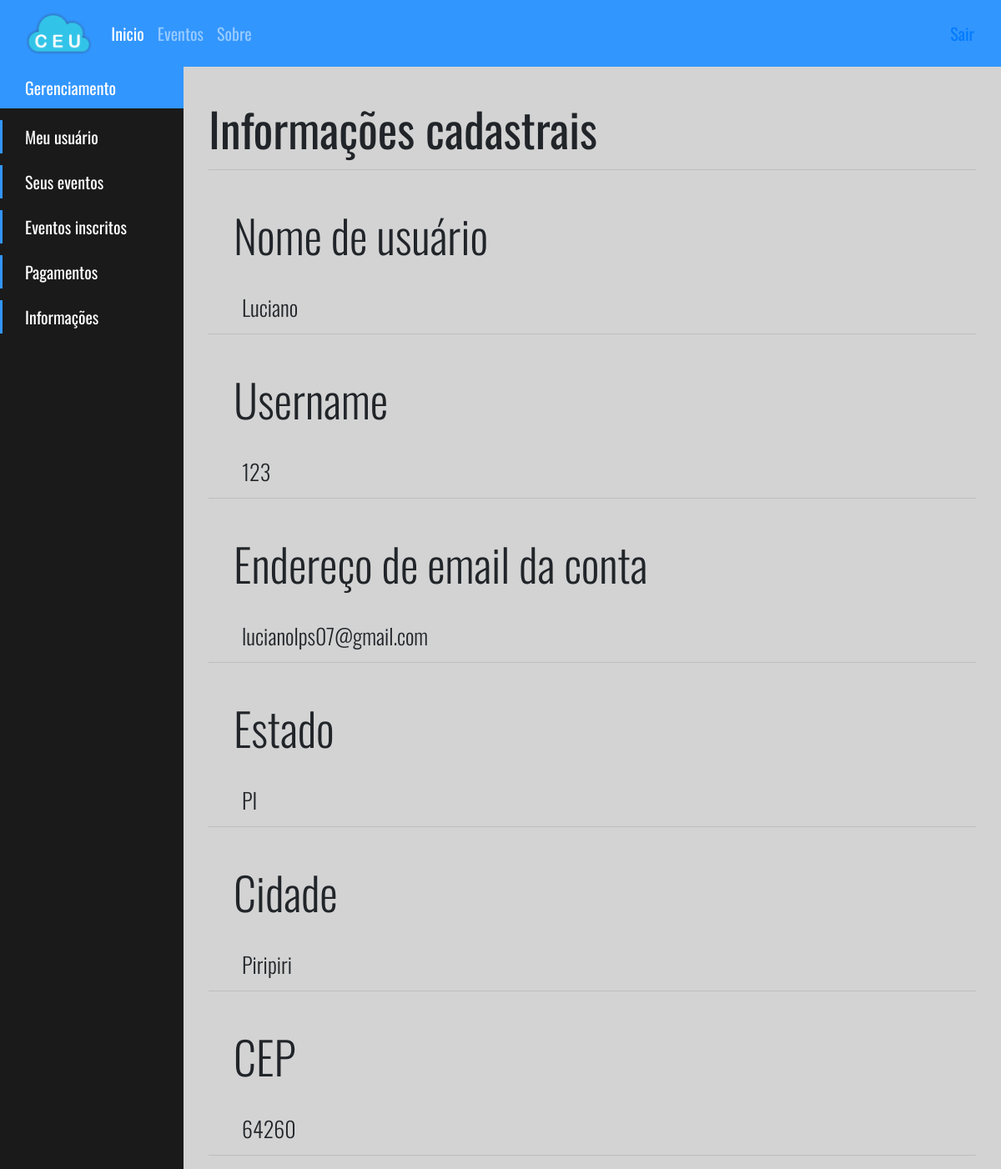
Screenshot of /usuario/informacoes/index.php (signed in) with the database file from the repository.
### tables this page shows
CREATE TABLE `tb_usuario` (
  `id` int(11) NOT NULL,
  `nome` varchar(50) NOT NULL,
  `usuario` varchar(50) DEFAULT NULL,
  `email` varchar(50) NOT NULL,
  `senha` varchar(32) NOT NULL,
  `estado` varchar(30) NOT NULL,
  `cidade` varchar(30) NOT NULL,
  `cep` int(11) NOT NULL
);

### usuario/informacoes/index.php (the view, shortened to what this page needs)
<?php
    try {
        $conexao = new Conexao();
        $query = "select * from tb_usuario where ";
        $query .= " id = :id";
        $stmt = $conexao->prepare($query);
        $stmt->bindValue(':id', $_SESSION['id']);
        $stmt->execute();
        $usuario_dados = $stmt->fetch();
    } catch (PDOException $e) {
        echo 'Erro: '.$e->getCode().' Mensagem: '.$e->getMessage();
    }
?>
<!DOCTYPE html>
<html>
<head>
    <link rel="stylesheet" href="../../_css/style_menu.css" />
    <link rel="stylesheet" href="https://stackpath.bootstrapcdn.com/bootstrap/4.3.1/css/bootstrap.min.css">
    <link rel="stylesheet" href="../../_css/style_gerenciamento_usuario.css">
    <link rel="stylesheet" href="../../_css/style_menu.css">
</head>
<body>
    <nav class="navbar navbar-expand-lg navbar-dark navbar-full fixed-top" style="background-color: rgb(50, 150, 255); height: 80px;">
        <div class="logo" style="height: 80px">
            <a href="#inicio";>
                <img src="../../_imagens/CEU_noname_pequeno.png" />
            </a>
        </div>
        <div class="collapse navbar-collapse menuTeste" id="navbarNav">
            <ul class="navbar-nav">
                <li class="nav-item active">
                    <a class="nav-link" href="#">Inicio <span class="sr-only">(current)</span></a>
                </li>
                <li class="nav-item">
                    <a class="nav-link" href="../../evento/">Eventos</a>
                </li>
                <li class="nav-item">
                    <a class="nav-link" href="#">Sobre</a>
                </li>
            </ul>
        </div>
        <aside class="nav-item">
            <a class="nav-link" href="../../service/logoff.php">Sair</a>
        </aside>
    </nav>
    <div class="sidebar-container">
        <div class="sidebar-logo">
            Gerenciamento
        </div>
        <ul class="sidebar-navigation">
            <li>
                <a href="../">
                    <i class="fa fa-home" aria-hidden="true"></i> Meu usuário
                </a>
            </li>
            <li>
                <a href="../seusEventos/">
                    <i class="fa fa-tachometer" aria-hidden="true"></i> Seus eventos
                </a>
            </li>
            <li>
                <a href="../eventosInscritos/">
                    <i class="fa fa-tachometer" aria-hidden="true"></i> Eventos inscritos
                </a>
            </li>
            <li>
                <a href="../../metodo_pagamento.php">
                    <i class="fa fa-users" aria-hidden="true"></i> Pagamentos
                </a>
            </li>
            <li>
                <a href="">
                    <i class="fa fa-info-circle" aria-hidden="true"></i> Informações
                </a>
            </li>
        </ul>
    </div>
    <div class="content-container">
        <div class="container-fluid">
            <div class="container-fluid">
                <h1 class="display-4 font-inicio font-inicio-info"> Informações cadastrais</h1>
                <hr>
                <div>
                    <h1 class="display-4 font-user">Nome de usuário</h1>
                    <h1 class="display-4 font-informacoes"><?= $usuario_dados['nome'] ?></h1>
                    <hr>
                </div>
                <div>
                    <h1 class="display-4 font-user">Username</h1>
                    <h1 class="display-4 font-informacoes"><?= $usuario_dados['usuario'] ?></h1>
                    <hr>
                </div>
                <div>
                    <h1 class="display-4 font-user">Endereço de email da conta</h1>
                    <h1 class="display-4 font-informacoes"><?= $usuario_dados['email'] ?></h1>
                    <hr>
                </div>
                <div>
                    <h1 class="display-4 font-user">Estado</h1>
                    <h1 class="display-4 font-informacoes"><?= $usuario_dados['estado'] ?></h1>
                    <hr>
                </div>
                <div>
                    <h1 class="display-4 font-user">Cidade</h1>
                    <h1 class="display-4 font-informacoes"><?= $usuario_dados['cidade'] ?></h1>
                    <hr>
                </div>
                <div>
                    <h1 class="display-4 font-user">CEP</h1>
                    <h1 class="display-4 font-informacoes"><?= $usuario_dados['cep'] ?></h1>
                    <hr>
                </div>
            </div>
        </div>
    </div>
</body>
</html>

### _css/style_menu.css (style rules this page uses)
* { box-sizing: border-box; }
body { margin: 0; font-family: 'Oswald', sans-serif; font-size: 15pt; background-color: lightgray; }
.logo { display: inline-block; height: 80px; padding: 15px; }
.logo img { height: 100%; }

### _css/style_gerenciamento_usuario.css (style rules this page uses)
.sidebar-container { position: fixed; width: 220px; height: 100%; left: 0; top: 80px; overflow-x: hidden; overflow-y: auto; background: #1a1a1a; color: #fff; }
.content-container { padding-top: 20px; }
.sidebar-logo { padding: 10px 15px 10px 30px; font-size: 20px; background-color: rgb(50, 150, 255); }
.sidebar-navigation { padding: 0; margin: 0; list-style-type: none; position: relative; }
.sidebar-navigation li { background-color: transparent; position: relative; display: inline-block; width: 100%; line-height: 20px; }
.sidebar-navigation li a { padding: 10px 15px 10px 30px; display: grid; color: #fff; }
.sidebar-navigation li::before { background-color: rgb(50, 150, 255); position: absolute; content: ''; height: 100%; left: 0; top: 0; -webkit-transition: width 0.2s ease-in; transition: width 0.2s ease-in; width: 3px; z-index: -1; }
.content-container { padding-left: 220px; }
.font-inicio { font-weight: 300; margin-top: 100px; }
.font-inicio-info { font-weight: 400; }
.font-user { font-size: 2.7em; font-weight: 350; padding: 30px; }
.font-informacoes { font-size: 1.3em; margin-left: 40px; }

### rows the page displays
tb_usuario: nome "Luciano", usuario "123", email "lucianolps07@gmail.com", estado "PI", cidade "Piripiri", cep "64260"
